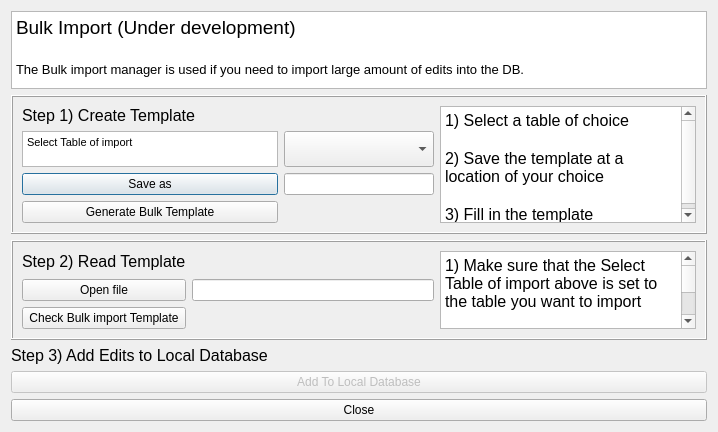
<?xml version="1.0" encoding="UTF-8"?>
<ui version="4.0">
 <class>urban_type_db_editorDialogBase</class>
 <widget class="QDialog" name="urban_type_db_editorDialogBase">
  <property name="geometry">
   <rect>
    <x>0</x>
    <y>0</y>
    <width>718</width>
    <height>432</height>
   </rect>
  </property>
  <property name="windowTitle">
   <string>Urban Type Database editor</string>
  </property>
  <layout class="QGridLayout" name="gridLayout_3">
   <item row="0" column="0">
    <widget class="QTextBrowser" name="textBrowser_3">
     <property name="sizePolicy">
      <sizepolicy hsizetype="Expanding" vsizetype="Preferred">
       <horstretch>0</horstretch>
       <verstretch>0</verstretch>
      </sizepolicy>
     </property>
     <property name="html">
      <string>&lt;!DOCTYPE HTML PUBLIC &quot;-//W3C//DTD HTML 4.0//EN&quot; &quot;http://www.w3.org/TR/REC-html40/strict.dtd&quot;&gt;
&lt;html&gt;&lt;head&gt;&lt;meta name=&quot;qrichtext&quot; content=&quot;1&quot; /&gt;&lt;style type=&quot;text/css&quot;&gt;
p, li { white-space: pre-wrap; }
&lt;/style&gt;&lt;/head&gt;&lt;body style=&quot; font-family:'MS Shell Dlg 2'; font-size:8.25pt; font-weight:400; font-style:normal;&quot;&gt;
&lt;p style=&quot; margin-top:0px; margin-bottom:0px; margin-left:0px; margin-right:0px; -qt-block-indent:0; text-indent:0px;&quot;&gt;&lt;span style=&quot; font-size:14pt;&quot;&gt;Bulk Import (Under development)&lt;/span&gt;&lt;/p&gt;
&lt;p style=&quot;-qt-paragraph-type:empty; margin-top:0px; margin-bottom:0px; margin-left:0px; margin-right:0px; -qt-block-indent:0; text-indent:0px; font-size:14pt;&quot;&gt;&lt;br /&gt;&lt;/p&gt;
&lt;p style=&quot; margin-top:0px; margin-bottom:0px; margin-left:0px; margin-right:0px; -qt-block-indent:0; text-indent:0px;&quot;&gt;&lt;span style=&quot; font-size:10pt;&quot;&gt;The Bulk import manager is used if you need to import large amount of edits into the DB. &lt;/span&gt;&lt;/p&gt;&lt;/body&gt;&lt;/html&gt;</string>
     </property>
    </widget>
   </item>
   <item row="1" column="0">
    <widget class="QFrame" name="frame1">
     <property name="frameShape">
      <enum>QFrame::Box</enum>
     </property>
     <property name="frameShadow">
      <enum>QFrame::Raised</enum>
     </property>
     <layout class="QGridLayout" name="gridLayout">
      <item row="1" column="0">
       <widget class="QTextBrowser" name="textBrowser_Surface">
        <property name="sizePolicy">
         <sizepolicy hsizetype="Expanding" vsizetype="Fixed">
          <horstretch>0</horstretch>
          <verstretch>0</verstretch>
         </sizepolicy>
        </property>
        <property name="maximumSize">
         <size>
          <width>16777215</width>
          <height>36</height>
         </size>
        </property>
        <property name="html">
         <string>&lt;!DOCTYPE HTML PUBLIC &quot;-//W3C//DTD HTML 4.0//EN&quot; &quot;http://www.w3.org/TR/REC-html40/strict.dtd&quot;&gt;
&lt;html&gt;&lt;head&gt;&lt;meta name=&quot;qrichtext&quot; content=&quot;1&quot; /&gt;&lt;style type=&quot;text/css&quot;&gt;
p, li { white-space: pre-wrap; }
&lt;/style&gt;&lt;/head&gt;&lt;body style=&quot; font-family:'MS Shell Dlg 2'; font-size:8.25pt; font-weight:400; font-style:normal;&quot;&gt;
&lt;p style=&quot; margin-top:0px; margin-bottom:0px; margin-left:0px; margin-right:0px; -qt-block-indent:0; text-indent:0px;&quot;&gt;Select Table of import&lt;/p&gt;&lt;/body&gt;&lt;/html&gt;</string>
        </property>
       </widget>
      </item>
      <item row="2" column="0">
       <widget class="QPushButton" name="pushButtonSave">
        <property name="text">
         <string>Save as</string>
        </property>
       </widget>
      </item>
      <item row="3" column="0">
       <widget class="QPushButton" name="pushButtonGenTemp">
        <property name="text">
         <string>Generate Bulk Template</string>
        </property>
       </widget>
      </item>
      <item row="2" column="1">
       <widget class="QLineEdit" name="textOutput">
        <property name="sizePolicy">
         <sizepolicy hsizetype="Expanding" vsizetype="Preferred">
          <horstretch>0</horstretch>
          <verstretch>0</verstretch>
         </sizepolicy>
        </property>
       </widget>
      </item>
      <item row="1" column="1">
       <widget class="QComboBox" name="comboBoxTable">
        <property name="enabled">
         <bool>true</bool>
        </property>
        <property name="sizePolicy">
         <sizepolicy hsizetype="Expanding" vsizetype="Fixed">
          <horstretch>0</horstretch>
          <verstretch>0</verstretch>
         </sizepolicy>
        </property>
        <property name="maximumSize">
         <size>
          <width>16777215</width>
          <height>36</height>
         </size>
        </property>
        <property name="currentIndex">
         <number>-1</number>
        </property>
       </widget>
      </item>
      <item row="0" column="0">
       <widget class="QLabel" name="label_44">
        <property name="text">
         <string>&lt;!DOCTYPE HTML PUBLIC &quot;-//W3C//DTD HTML 4.0//EN&quot; &quot;http://www.w3.org/TR/REC-html40/strict.dtd&quot;&gt;
&lt;html&gt;&lt;head&gt;&lt;meta name=&quot;qrichtext&quot; content=&quot;1&quot; /&gt;&lt;style type=&quot;text/css&quot;&gt;
p, li { white-space: pre-wrap; }
&lt;/style&gt;&lt;/head&gt;&lt;body style=&quot; font-family:'MS Shell Dlg 2'; font-size:8pt; font-weight:400; font-style:normal;&quot;&gt;
&lt;p style=&quot; margin-top:0px; margin-bottom:0px; margin-left:0px; margin-right:0px; -qt-block-indent:0; text-indent:0px;&quot;&gt;&lt;span style=&quot; font-size:12pt;&quot;&gt;Step 1) Create Template&lt;/span&gt;&lt;/p&gt;&lt;/body&gt;&lt;/html&gt;</string>
        </property>
       </widget>
      </item>
      <item row="0" column="2" rowspan="4">
       <widget class="QTextBrowser" name="textBrowser">
        <property name="html">
         <string>&lt;!DOCTYPE HTML PUBLIC &quot;-//W3C//DTD HTML 4.0//EN&quot; &quot;http://www.w3.org/TR/REC-html40/strict.dtd&quot;&gt;
&lt;html&gt;&lt;head&gt;&lt;meta name=&quot;qrichtext&quot; content=&quot;1&quot; /&gt;&lt;style type=&quot;text/css&quot;&gt;
p, li { white-space: pre-wrap; }
&lt;/style&gt;&lt;/head&gt;&lt;body style=&quot; font-family:'MS Shell Dlg 2'; font-size:8.25pt; font-weight:400; font-style:normal;&quot;&gt;
&lt;p style=&quot; margin-top:0px; margin-bottom:0px; margin-left:0px; margin-right:0px; -qt-block-indent:0; text-indent:0px;&quot;&gt;&lt;span style=&quot; font-size:12pt;&quot;&gt;1) Select a table of choice&lt;/span&gt;&lt;/p&gt;
&lt;p style=&quot;-qt-paragraph-type:empty; margin-top:0px; margin-bottom:0px; margin-left:0px; margin-right:0px; -qt-block-indent:0; text-indent:0px; font-size:12pt;&quot;&gt;&lt;br /&gt;&lt;/p&gt;
&lt;p style=&quot; margin-top:0px; margin-bottom:0px; margin-left:0px; margin-right:0px; -qt-block-indent:0; text-indent:0px;&quot;&gt;&lt;span style=&quot; font-size:12pt;&quot;&gt;2) Save the template at a location of your choice&lt;/span&gt;&lt;/p&gt;
&lt;p style=&quot;-qt-paragraph-type:empty; margin-top:0px; margin-bottom:0px; margin-left:0px; margin-right:0px; -qt-block-indent:0; text-indent:0px; font-size:12pt;&quot;&gt;&lt;br /&gt;&lt;/p&gt;
&lt;p style=&quot; margin-top:0px; margin-bottom:0px; margin-left:0px; margin-right:0px; -qt-block-indent:0; text-indent:0px;&quot;&gt;&lt;span style=&quot; font-size:12pt;&quot;&gt;3) Fill in the template&lt;/span&gt;&lt;/p&gt;&lt;/body&gt;&lt;/html&gt;</string>
        </property>
       </widget>
      </item>
     </layout>
    </widget>
   </item>
   <item row="2" column="0">
    <widget class="QFrame" name="frame1_2">
     <property name="frameShape">
      <enum>QFrame::Box</enum>
     </property>
     <property name="frameShadow">
      <enum>QFrame::Raised</enum>
     </property>
     <layout class="QGridLayout" name="gridLayout_2">
      <item row="0" column="0">
       <widget class="QLabel" name="label_43">
        <property name="text">
         <string>&lt;!DOCTYPE HTML PUBLIC &quot;-//W3C//DTD HTML 4.0//EN&quot; &quot;http://www.w3.org/TR/REC-html40/strict.dtd&quot;&gt;
&lt;html&gt;&lt;head&gt;&lt;meta name=&quot;qrichtext&quot; content=&quot;1&quot; /&gt;&lt;style type=&quot;text/css&quot;&gt;
p, li { white-space: pre-wrap; }
&lt;/style&gt;&lt;/head&gt;&lt;body style=&quot; font-family:'MS Shell Dlg 2'; font-size:8pt; font-weight:400; font-style:normal;&quot;&gt;
&lt;p style=&quot; margin-top:0px; margin-bottom:0px; margin-left:0px; margin-right:0px; -qt-block-indent:0; text-indent:0px;&quot;&gt;&lt;span style=&quot; font-size:12pt;&quot;&gt;Step 2) Read Template&lt;/span&gt;&lt;/p&gt;&lt;/body&gt;&lt;/html&gt;</string>
        </property>
       </widget>
      </item>
      <item row="0" column="2" rowspan="3">
       <widget class="QTextBrowser" name="textBrowser_2">
        <property name="html">
         <string>&lt;!DOCTYPE HTML PUBLIC &quot;-//W3C//DTD HTML 4.0//EN&quot; &quot;http://www.w3.org/TR/REC-html40/strict.dtd&quot;&gt;
&lt;html&gt;&lt;head&gt;&lt;meta name=&quot;qrichtext&quot; content=&quot;1&quot; /&gt;&lt;style type=&quot;text/css&quot;&gt;
p, li { white-space: pre-wrap; }
&lt;/style&gt;&lt;/head&gt;&lt;body style=&quot; font-family:'MS Shell Dlg 2'; font-size:8.25pt; font-weight:400; font-style:normal;&quot;&gt;
&lt;p style=&quot; margin-top:0px; margin-bottom:0px; margin-left:0px; margin-right:0px; -qt-block-indent:0; text-indent:0px;&quot;&gt;&lt;span style=&quot; font-size:12pt;&quot;&gt;1) Make sure that the Select Table of import above is set to the table you want to import&lt;/span&gt;&lt;/p&gt;
&lt;p style=&quot;-qt-paragraph-type:empty; margin-top:0px; margin-bottom:0px; margin-left:0px; margin-right:0px; -qt-block-indent:0; text-indent:0px; font-size:12pt;&quot;&gt;&lt;br /&gt;&lt;/p&gt;
&lt;p style=&quot; margin-top:0px; margin-bottom:0px; margin-left:0px; margin-right:0px; -qt-block-indent:0; text-indent:0px;&quot;&gt;&lt;span style=&quot; font-size:12pt;&quot;&gt;2) Open the template that you have filled in&lt;/span&gt;&lt;/p&gt;
&lt;p style=&quot;-qt-paragraph-type:empty; margin-top:0px; margin-bottom:0px; margin-left:0px; margin-right:0px; -qt-block-indent:0; text-indent:0px; font-size:12pt;&quot;&gt;&lt;br /&gt;&lt;/p&gt;
&lt;p style=&quot; margin-top:0px; margin-bottom:0px; margin-left:0px; margin-right:0px; -qt-block-indent:0; text-indent:0px;&quot;&gt;&lt;span style=&quot; font-size:12pt;&quot;&gt;3) Press Check Bulk Import Template to check if your template is valid for the SUEWS-Database&lt;/span&gt;&lt;/p&gt;&lt;/body&gt;&lt;/html&gt;</string>
        </property>
       </widget>
      </item>
      <item row="1" column="0">
       <widget class="QPushButton" name="pushButtonSave_2">
        <property name="text">
         <string>Open file</string>
        </property>
       </widget>
      </item>
      <item row="1" column="1">
       <widget class="QLineEdit" name="textOutput_2">
        <property name="sizePolicy">
         <sizepolicy hsizetype="Expanding" vsizetype="Preferred">
          <horstretch>0</horstretch>
          <verstretch>0</verstretch>
         </sizepolicy>
        </property>
       </widget>
      </item>
      <item row="2" column="0">
       <widget class="QPushButton" name="pushButtonCheck">
        <property name="text">
         <string>Check Bulk import Template</string>
        </property>
       </widget>
      </item>
     </layout>
    </widget>
   </item>
   <item row="3" column="0">
    <layout class="QGridLayout" name="gridLayout_8">
     <item row="2" column="0">
      <widget class="QPushButton" name="pushButtonGen">
       <property name="enabled">
        <bool>false</bool>
       </property>
       <property name="text">
        <string>Add To Local Database</string>
       </property>
      </widget>
     </item>
     <item row="3" column="0">
      <widget class="QPushButton" name="pushButtonCancel">
       <property name="text">
        <string>Close</string>
       </property>
      </widget>
     </item>
     <item row="1" column="0">
      <widget class="QLabel" name="label_45">
       <property name="text">
        <string>&lt;!DOCTYPE HTML PUBLIC &quot;-//W3C//DTD HTML 4.0//EN&quot; &quot;http://www.w3.org/TR/REC-html40/strict.dtd&quot;&gt;
&lt;html&gt;&lt;head&gt;&lt;meta name=&quot;qrichtext&quot; content=&quot;1&quot; /&gt;&lt;style type=&quot;text/css&quot;&gt;
p, li { white-space: pre-wrap; }
&lt;/style&gt;&lt;/head&gt;&lt;body style=&quot; font-family:'MS Shell Dlg 2'; font-size:8pt; font-weight:400; font-style:normal;&quot;&gt;
&lt;p style=&quot; margin-top:0px; margin-bottom:0px; margin-left:0px; margin-right:0px; -qt-block-indent:0; text-indent:0px;&quot;&gt;&lt;span style=&quot; font-size:12pt;&quot;&gt;Step 3) Add Edits to Local Database&lt;/span&gt;&lt;/p&gt;&lt;/body&gt;&lt;/html&gt;</string>
       </property>
      </widget>
     </item>
    </layout>
   </item>
  </layout>
 </widget>
 <resources/>
 <connections>
  <connection>
   <sender>pushButtonCancel</sender>
   <signal>clicked()</signal>
   <receiver>urban_type_db_editorDialogBase</receiver>
   <slot>close()</slot>
   <hints>
    <hint type="sourcelabel">
     <x>758</x>
     <y>727</y>
    </hint>
    <hint type="destinationlabel">
     <x>461</x>
     <y>380</y>
    </hint>
   </hints>
  </connection>
 </connections>
</ui>
